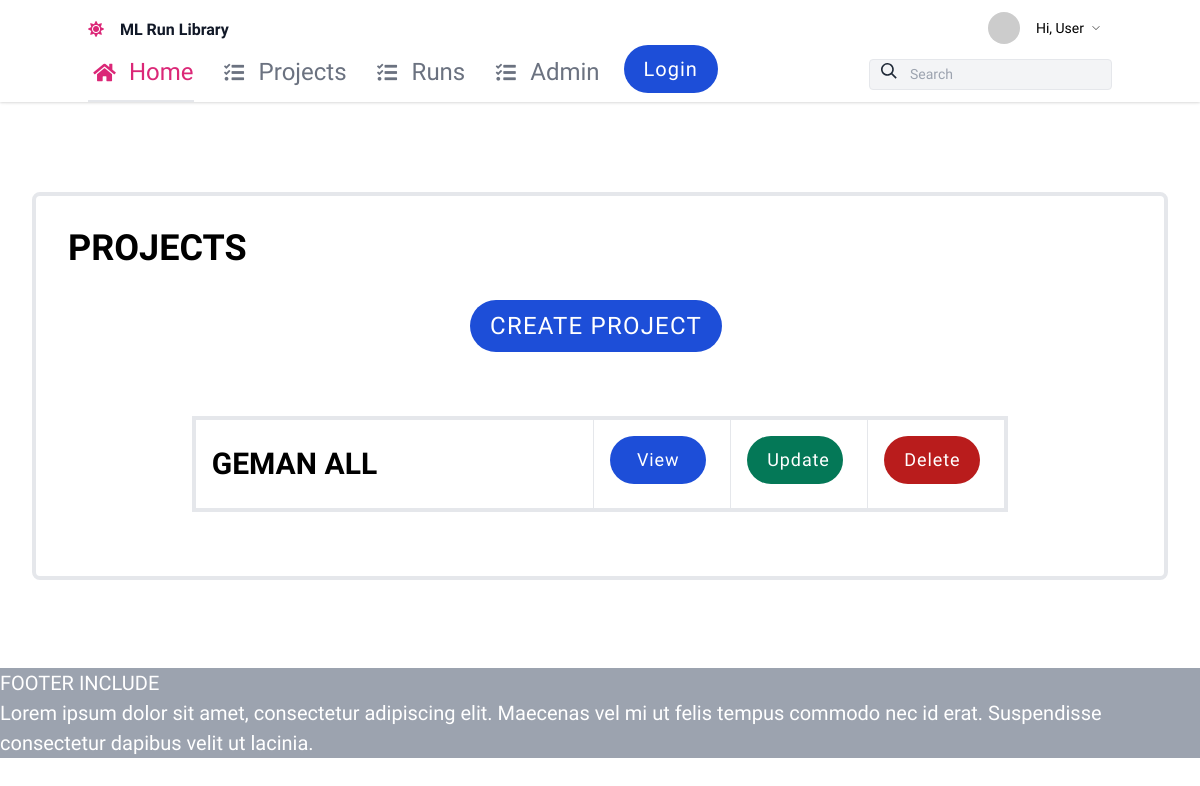
The page /projects/ on the database as committed earlier.
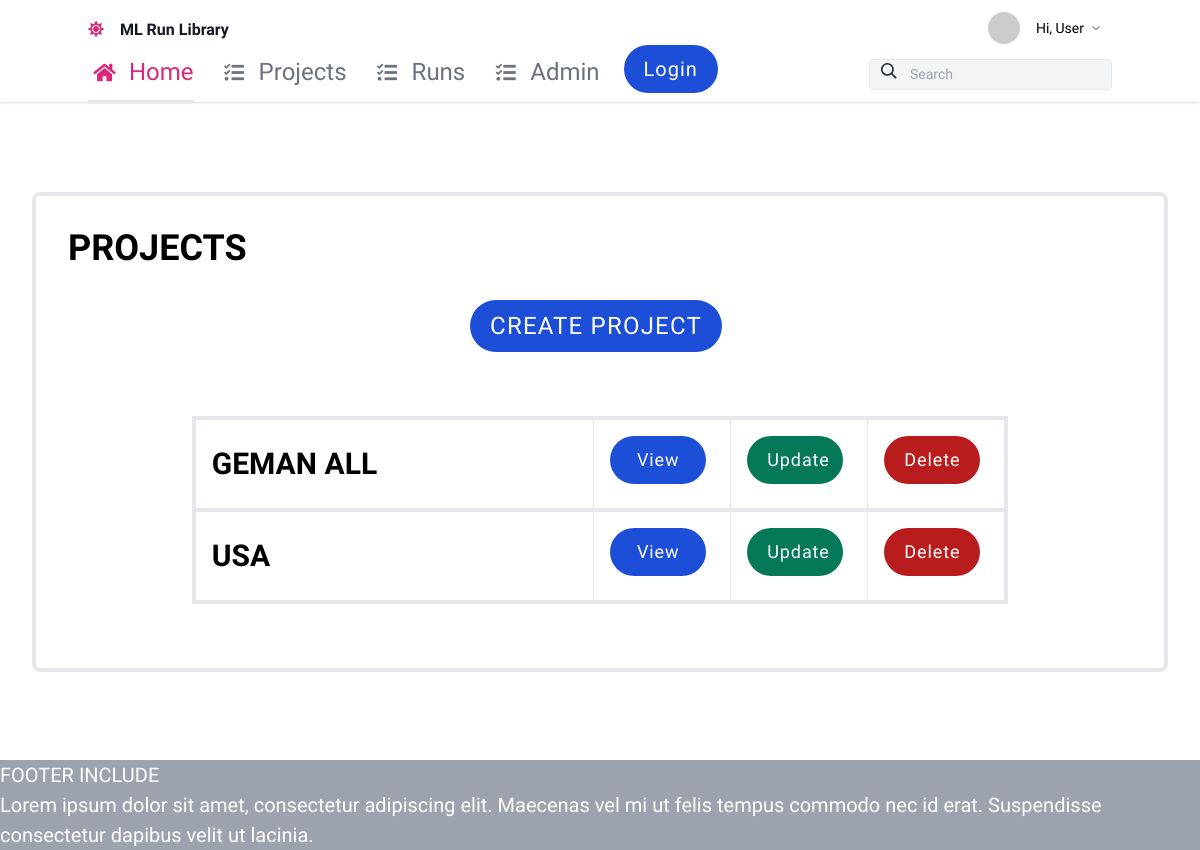
The same page on the database as committed later.
### projects/models.py (models this page shows, shortened)
class Project(models.Model):
    id = models.UUIDField(default=uuid.uuid4, unique=True,
                          primary_key=True, editable=False)
    created = models.DateTimeField(auto_now_add=True)
    project_code = models.CharField(max_length=40, validators=[
        MinLengthValidator(6)], default="MISSING")
    team = models.ForeignKey(
        Team, null=True, blank=False,  on_delete=models.PROTECT, related_name='projects')
    title = models.CharField(max_length=200, validators=[
        MinLengthValidator(3)])
    description = models.TextField(null=True, validators=[
        MinLengthValidator(3)])
    featured_image = models.ImageField(
        null=True, blank=True, default="default.jpg", upload_to='images/projects/')
    status = models.ForeignKey(
        Status, null=True, blank=False,  on_delete=models.PROTECT, related_name='projects')

### projects/views_projects.py (the view)
# urls.py: path('projects/', include('projects.urls')),
def projects(request):
    projects = Project.objects.all()
    context = {'projects': projects}
    return render(request, 'projects/projects.html', context)

### projects/templates/projects/projects.html
{% extends 'base.html' %} {% block content %}
<main>
  <div class=" p-6 sm:px-6 lg:px-8">
    <div class="px-4 py-6 sm:px-0 flex justify-center">
      <div class="p-8 rounded-lg border-4 border-solid border-gray-200" style="width:1200px;">
        <div class="mb-8 font-bold text-4xl">
          <h1>PROJECTS</h1>
        </div>
        <div class="mb-2 flex justify-center">
          <a href="{% url 'projects:create-project' %}"><button type="button"
              class="tracking-wider text-white bg-blue-700 hover:bg-blue-800 focus:outline-none focus:ring-4 focus:ring-blue-300 font-medium rounded-full text-lg px-5 py-2.5 text-center text-2xl mr-2 mb-2 dark:bg-blue-600 dark:hover:bg-blue-700 dark:focus:ring-blue-800 w-30">CREATE
              PROJECT
            </button></a>
        </div>
        <div class="p-8 rounded-lg  flex justify-center">
          <table class="table-auto border-collapse ">
            <thead>
              <tr>
                <th class="px-4 py-2 "></th>
                <th class="px-4 py-2"></th>
                <th class="px-4 py-2"></th>
                <th class="px-4 py-2"></th>
              </tr>
            </thead>
            <tbody>
              {% for project in projects %}
              <tr class="align-middle border-4 border-slate-700">
                <td class="border px-4 py-2 font-bold text-3xl" style="width:400px">
                  {{project.title}}
                </td>
                <td class="border px-4 py-4 mt-2align-middle">
                  <a href="{% url 'projects:project' project.id %}" class=""><button type="button"
                      class="tracking-wider text-white bg-blue-700 hover:bg-blue-800 focus:outline-none focus:ring-4 focus:ring-blue-300 font-medium rounded-full text-lg px-5 py-2.5 text-center mr-2 mb-2 dark:bg-blue-600 dark:hover:bg-blue-700 dark:focus:ring-blue-800 w-24">View</button>
                  </a>
                </td>
                <td class="border px-4 py-4 align-middle">
                  <a href="{% url 'projects:update-project' project.id %}" class=""><button type="button"
                      class="tracking-wider text-white bg-green-700 hover:bg-green-800 focus:outline-none focus:ring-4 focus:ring-green-300 font-medium rounded-full text-lg px-5 py-2.5 text-center mr-2 mb-2 dark:bg-green-600 dark:hover:bg-green-700 dark:focus:ring-green-800 w-24">Update</button></a>
                </td>
                <td class="border px-4 py-2 align-middle">
                  <a href="{% url 'projects:project-delete-confirm' project.id %}" class="">
                    <button type="button"
                      class="tracking-wider text-white bg-red-700 hover:bg-red-800 focus:outline-none focus:ring-4 focus:ring-red-300 font-medium rounded-full text-lg px-5 py-2.5 text-center mr-2 mb-2 dark:bg-red-600 dark:hover:bg-red-700 dark:focus:ring-red-900 w-24">Delete</button></a>
                </td>
              </tr>
              {% endfor %}
            </tbody>
          </table>
</main>
{% endblock content %}

Rows that differ between the two databases and show on the page:
added Project: title "USA"
